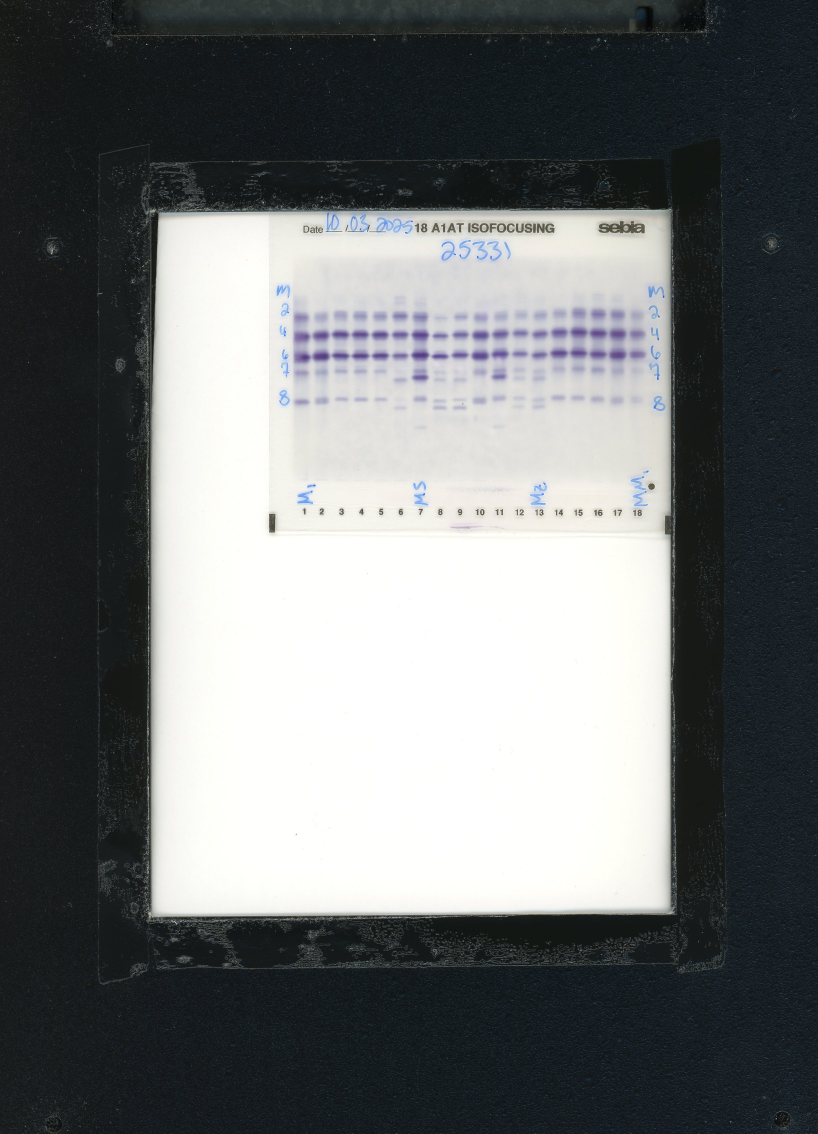
#> input picture gel_scans/25331.jpg, 2454 x 3401 px, found by its file name (shown at 1/3 size)
$ jupyter execute --allow-errors Preprocessing_workflow.ipynb
#> lines starting #> are read from the running program, lines starting #| are printed output that depends on the picture
# Jupyter notebook test

I am starting on working through the preprocessing workflow. I think I agree with Dr. Vb, the goal will be to try to create a "density plot" along a lane (similar to what it seems like was done in: Chabrun et al. 2023). Then normalize it so that all lanes are aligned and then train models off of that.

[cell 1]
# pip install -r Hu_etal2023_IFE_AI-master/requirements.txt

[cell 2]
# ---------------------
# ---- Check if imports are installed -> if Not install them ------
# ---------------------
import importlib
import subprocess
import sys

def install_if_missing(package):
    """Check if a package is installed, and install it if not."""
    try:
        importlib.import_module(package)
    except ImportError:
        print(f"📦 Installing missing package: {package}")
        subprocess.check_call([sys.executable, "-m", "pip", "install", package])

for pkg in ["matplotlib", "numpy", "pandas",
    "opencv-python", "Pillow", "PYMIC", "torch",
    "scikit-image", "scikit-learn",
    "tensorboard", "torchvision"]:

    install_if_missing(pkg)

Set working directories and set directory for where files are located

[cell 3]
import os
import pandas as pd
import numpy as np
import cv2


# projectdirect = "C:/Users/M297055/OneDrive - Mayo Clinic/Documents/Research/"
projectdirect = "/Users/cvieni/Documents/Path_alpha1Gels_VB"
working_direct = projectdirect
# working_direct = os.path.join(projectdirect, "Wilrich_alpha1_Isofocus_machinelearning/")
# C:/Users/M297055/OneDrive - Mayo Clinic/Documents/Research/Wilrich_alpha1_Isofocus_machinelearning/gel_scans

img_direct = os.path.join(working_direct, "gel_scans/")

test_image = "25331.jpg"  # Change this to your PDF file
test_img_path = os.path.join(img_direct, test_image)


test_image = cv2.imread(test_img_path, cv2.IMREAD_GRAYSCALE)
#> test_image: shape (3401, 2454); min 0, max 255, mean 110.7

# First: Generate file list & cleanup input image

[cell 4]
# ------------------------------------------------------------
# 1. PREPROCESS GEL IMAGE
# ------------------------------------------------------------
def preprocess_gel(img_path):
    img = cv2.imread(img_path)

    if img is None:
        raise ValueError("Image not found: " + img_path)

    # Convert to grayscale
    if img.ndim == 3:
        g = cv2.cvtColor(img, cv2.COLOR_BGR2GRAY)
    else:
        g = img.copy()

    # Make bands bright
    g = cv2.bitwise_not(g)

    # Background estimation
    kernel = cv2.getStructuringElement(cv2.MORPH_ELLIPSE, (51, 51))
    bg = cv2.morphologyEx(g, cv2.MORPH_OPEN, kernel)

    # Remove background
    g_proc = cv2.subtract(g, bg)

    # Light smoothing
    g_proc = cv2.medianBlur(g_proc, 3)

    return g_proc, bg


# ------------------------------------------------------------
# 2. OPTIONAL: REMOVE SMALL NOISE COMPONENTS
# ------------------------------------------------------------
# [69 lines left out: functions remove_small_components, detect_lanes, extract_lane_traces, not called in this run]


# ------------------------------------------------------------
# 5. MAIN: LOAD IMAGE → PROCESS → DETECT LANES → PLOT TRACE
# ------------------------------------------------------------
test_image_path = test_image   # UPDATE THIS


#> (the rest of this cell did not finish here and is left out)

[cell 5]
test_image = cv2.imread(test_img_path, cv2.IMREAD_GRAYSCALE)
img_invert = cv2.bitwise_not(test_image)
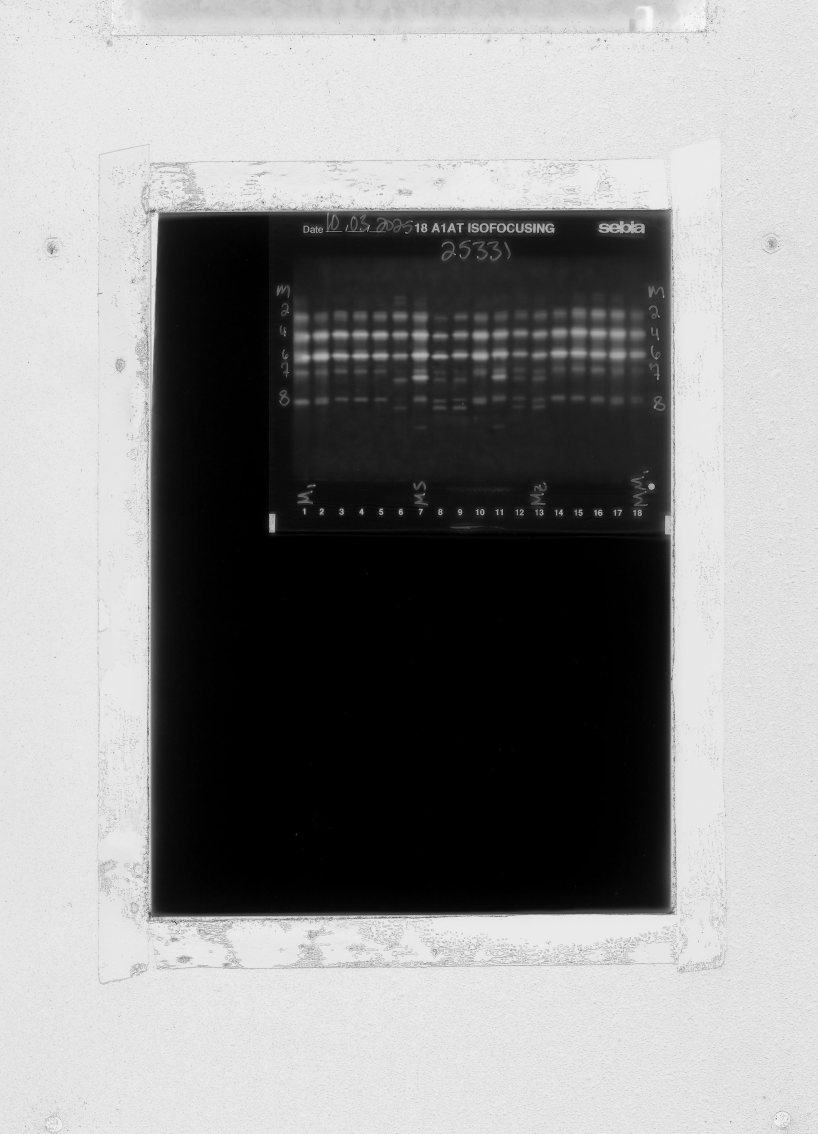
#> img_invert: shape (3401, 2454) (shown at 1/3 size); min 0, max 255, mean 144.3

# ---------------------------
# 1. LOAD & PREPROCESS GEL IMAGE
# ---------------------------
# [56 lines left out: functions preprocess_gel, detect_lanes, lane_trace, not called in this run]


img = cv2.imread(img_path, cv2.IMREAD_GRAYSCALE)

# Optional: invert image if bands are dark
img = cv2.bitwise_not(img)

# ---------------------------
# DEFINE LANE (column range)
# ---------------------------
x0, x1 = 100, 130  # example column indices of a lane

# ---------------------------
# COMPUTE 1D TRACE
# ---------------------------
trace = lane_trace(img, x0, x1)

# ---------------------------
# OVERLAY TRACE ON IMAGE
# ---------------------------
plt.figure(figsize=(8,10))
plt.imshow(img, cmap='gray', aspect='auto')

# Scale the normalized trace to the width of the lane
lane_center = (x0 + x1) / 2
lane_width = x1 - x0
# scale trace to lane width (pixels)
trace_scaled = trace * lane_width
# x-coordinates of the trace: center + trace offset
x_overlay = lane_center - lane_width/2 + trace_scaled
# y-coordinates: linearly from top to bottom
y_overlay = np.linspace(0, img.shape[0]-1, TRACE_LENGTH)

plt.plot(x_overlay, y_overlay, color='red', linewidth=2, label='Lane intensity trace')
plt.title(f"Lane intensity overlay: columns {x0}-{x1}")
plt.xlabel("Horizontal pixels")
plt.ylabel("Vertical pixels")
plt.legend()
plt.gca().invert_yaxis()  # optional: top of gel = 0
plt.show()
